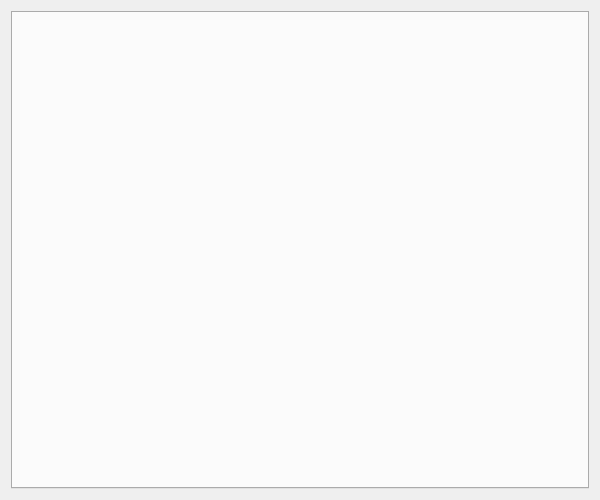
<?xml version="1.0" encoding="UTF-8"?>
<ui version="4.0">
 <class>MarkdownDialog</class>
 <widget class="QDialog" name="MarkdownDialog">
  <property name="geometry">
   <rect>
    <x>0</x>
    <y>0</y>
    <width>600</width>
    <height>500</height>
   </rect>
  </property>
  <property name="sizePolicy">
   <sizepolicy hsizetype="MinimumExpanding" vsizetype="Preferred">
    <horstretch>0</horstretch>
    <verstretch>0</verstretch>
   </sizepolicy>
  </property>
  <property name="minimumSize">
   <size>
    <width>500</width>
    <height>0</height>
   </size>
  </property>
  <property name="windowTitle">
   <string>Help</string>
  </property>
  <layout class="QVBoxLayout" name="main_layout">
   <item>
    <widget class="QTabWidget" name="markdown_tab_widget">
     <property name="currentIndex">
      <number>-1</number>
     </property>
    </widget>
   </item>
  </layout>
 </widget>
 <resources/>
 <connections/>
</ui>
